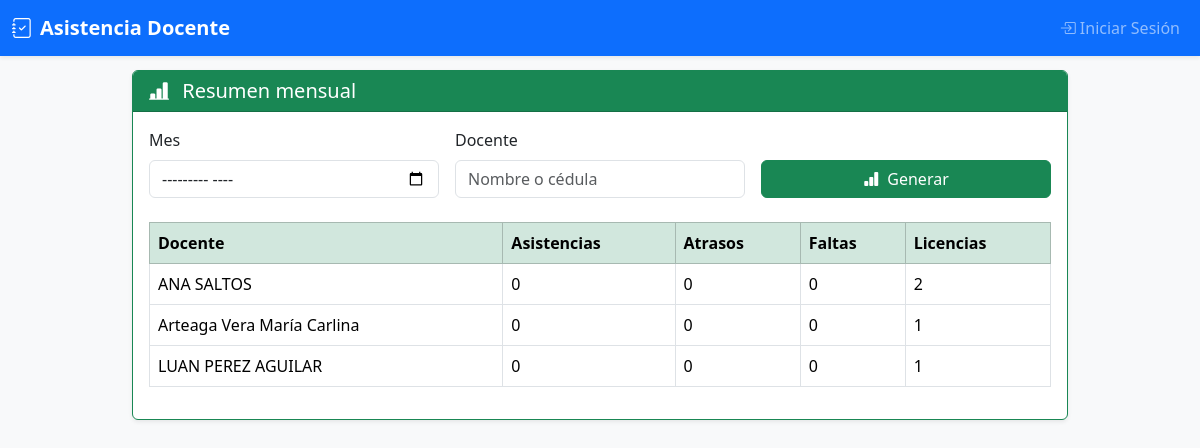
Screenshot of /reportes/resumen-mensual with the database file from the repository.
### models/docente.py (models this page shows, shortened)
class Docente(db.Model):
    __tablename__ = 'docentes'
    id = db.Column(db.Integer, primary_key=True)
    nombre = db.Column(db.String(100), nullable=False, index=True)
    cedula = db.Column(db.String(10), unique=True, nullable=False, index=True)   # Nueva columna
    telefono = db.Column(db.String(15), nullable=False)                          # Nueva columna
    correo = db.Column(db.String(120), unique=True, nullable=False, index=True)  # Nueva columna
    jornada = db.Column(db.String(20), nullable=False, index=True)  # matutina o vespertina
    qr_code_path = db.Column(db.String(200))
    activo = db.Column(db.Boolean, default=True, index=True)
    tipo = db.Column(db.String(20), nullable=False, index=True)  # DOCENTE, ADMINISTRATIVO, CONSERJE, DECE
    fecha_creacion = db.Column(db.DateTime, default=db.func.current_timestamp())
    fecha_actualizacion = db.Column(
        db.DateTime,
        default=db.func.current_timestamp(),
        onupdate=db.func.current_timestamp()
    )
    asistencias = db.relationship('Asistencia', backref='docente', lazy=True, cascade='all, delete-orphan')
    licencias = db.relationship('Licencia', back_populates='docente', cascade='all, delete-orphan')
    __table_args__ = (
        db.Index('idx_docente_activo_tipo', 'activo', 'tipo'),
        db.Index('idx_docente_jornada_activo', 'jornada', 'activo'),
        db.Index('idx_docente_nombre', 'nombre'),
    )

### blueprints/reportes/routes.py (the view)
@reportes_bp.route('/resumen-mensual')
def reporte_resumen_mensual():
    mes_str = request.args.get('mes', '').strip()  # formato esperado: YYYY-MM
    docente_filtro = request.args.get('docente', '').strip()
    try:
        if mes_str:
            año, mes_num = map(int, mes_str.split('-'))
            inicio_mes = date(año, mes_num, 1)
        else:
            hoy = date.today()
            año, mes_num = hoy.year, hoy.month
            inicio_mes = date(año, mes_num, 1)
            mes_str = inicio_mes.strftime('%Y-%m')
    except ValueError:
        flash("Formato de mes inválido. Usa YYYY-MM.", "danger")
        return redirect(url_for('reportes.reporte_resumen_mensual'))
    query = Asistencia.query.join(Docente).filter(
        extract('year', Asistencia.fecha) == año,
        extract('month', Asistencia.fecha) == mes_num
    )
    if docente_filtro:
        query = query.filter(Docente.nombre.ilike(f'%{docente_filtro}%'))
    registros = query.all()
    resumen = {}
    hora_referencia = datetime.strptime('08:00', '%H:%M').time()
    for r in registros:
        nombre = r.docente.nombre
        if nombre not in resumen:
            resumen[nombre] = {
                'asistencias': 0,
                'ausentes': 0,
                'pendientes': 0,
                'atrasos': 0
            }
        if r.estado == 'presente':
            resumen[nombre]['asistencias'] += 1
            if r.hora_entrada and r.hora_entrada > hora_referencia:
                resumen[nombre]['atrasos'] += 1
        elif r.estado == 'ausente':
            resumen[nombre]['ausentes'] += 1
        elif r.estado == 'pendiente':
            resumen[nombre]['pendientes'] += 1
    return render_template('reportes/resumen_mensual.html',
        resumen=resumen,
        mes=mes_str,
        docente=docente_filtro
    )

### templates/reportes/resumen_mensual.html (shortened to what this page needs)
{% extends 'base.html' %}
{% block content %}
<div class="card shadow-sm border-success">
  <div class="card-header bg-success text-white">
    <h5 class="mb-0"><i class="bi bi-bar-chart-line-fill me-2"></i> Resumen mensual</h5>
  </div>
  <div class="card-body">
    <form method="get" class="row g-3 mb-4">
      <div class="col-md-4">
        <label for="mes" class="form-label">Mes</label>
        <input type="month" class="form-control" id="mes" name="mes">
      </div>
      <div class="col-md-4">
        <label for="docente" class="form-label">Docente</label>
        <input type="text" class="form-control" id="docente" name="docente" placeholder="Nombre o cédula">
      </div>
      <div class="col-md-4 d-flex align-items-end">
        <button type="submit" class="btn btn-success w-100"><i class="bi bi-bar-chart-fill me-1"></i> Generar</button>
      </div>
    </form>
    <div class="table-responsive">
      <table class="table table-bordered table-hover align-middle">
        <thead class="table-success">
          <tr>
            <th>Docente</th>
            <th>Asistencias</th>
            <th>Atrasos</th>
            <th>Faltas</th>
            <th>Licencias</th>
          </tr>
        </thead>
        <tbody>
  {% for nombre, datos in resumen.items() %}
    <tr>
      <td>{{ nombre }}</td>
      <td>{{ datos.asistencias }}</td>
      <td>{{ datos.atrasos }}</td>
      <td>{{ datos.ausentes }}</td>
      <td>{{ datos.pendientes }}</td>
    </tr>
  {% else %}
    <tr><td colspan="5" class="text-center text-muted">Sin datos para el mes seleccionado</td></tr>
  {% endfor %}
</tbody>
      </table>
    </div>
  </div>
</div>
{% endblock %}

### templates/base.html (shortened to what this page needs)
<!DOCTYPE html>
<html lang="es">
<head>
  <link href="https://cdn.jsdelivr.net/npm/bootstrap@5.3.2/dist/css/bootstrap.min.css" rel="stylesheet">
  <link href="https://cdn.jsdelivr.net/npm/bootstrap-icons@1.10.5/font/bootstrap-icons.css" rel="stylesheet">
  <link href="https://cdn.jsdelivr.net/npm/select2@4.1.0-rc.0/dist/css/select2.min.css" rel="stylesheet" />
</head>
<body>
  <nav class="navbar navbar-expand-lg navbar-dark bg-primary fixed-top shadow-sm">
    <div class="container-fluid">
      <a class="navbar-brand" href="{{ url_for('dashboard.index') }}">
        <i class="bi bi-journal-check me-2"></i>Asistencia Docente
      </a>
      <div class="collapse navbar-collapse" id="navbarNav">
        <ul class="navbar-nav ms-auto">
          {% if current_user.is_authenticated %}
            <li class="nav-item"><a class="nav-link" href="{{ url_for('docentes.index') }}"><i class="bi bi-person-badge-fill me-1"></i>Docentes</a></li>
            <li class="nav-item"><a class="nav-link" href="{{ url_for('asistencia.reportes') }}"><i class="bi bi-clock-history me-1"></i>Asistencia</a></li>
            <li class="nav-item"><a class="nav-link" href="{{ url_for('licencias.index') }}"><i class="bi bi-file-earmark-text me-1"></i>Licencias</a></li>
            <li class="nav-item"><a class="nav-link" href="{{ url_for('reportes.reporte_incumplimientos') }}"><i class="bi bi-bar-chart-fill me-1"></i>Reportes</a></li>
            <li class="nav-item dropdown">
              <a class="nav-link dropdown-toggle" href="#" id="navbarDropdown" role="button"
                 data-bs-toggle="dropdown" aria-expanded="false">
                <i class="bi bi-person-circle me-1"></i>{{ current_user.username }}
              </a>
              <ul class="dropdown-menu dropdown-menu-end" aria-labelledby="navbarDropdown">
                <li><a class="dropdown-item" href="{{ url_for('auth.profile') }}"><i class="bi bi-person me-2"></i>Perfil</a></li>
                {% if current_user.is_admin() %}
                <li><a class="dropdown-item" href="{{ url_for('auth.users') }}"><i class="bi bi-people me-2"></i>Usuarios</a></li>
                {% endif %}
                <li><hr class="dropdown-divider"></li>
                <li><a class="dropdown-item" href="{{ url_for('auth.logout') }}"><i class="bi bi-box-arrow-right me-2"></i>Cerrar Sesión</a></li>
              </ul>
            </li>
          {% else %}
            <li class="nav-item"><a class="nav-link" href="{{ url_for('auth.login') }}"><i class="bi bi-box-arrow-in-right me-1"></i>Iniciar Sesión</a></li>
          {% endif %}
        </ul>
      </div>
    </div>
  </nav>
  <div class="container">
    {% block content %}{% endblock %}
  </div>
</body>
</html>

### templates/base.html (style rules this page uses)
body { padding-top: 70px; background-color: #f8f9fa; }
.container { max-width: 960px; }
.navbar-brand { font-weight: 600; }
.nav-link { font-weight: 500; }

### rows the page displays
Docente: nombre "ANA SALTOS", asistencias "0", atrasos "0", ausentes "0", pendientes "2"
Docente: nombre "Arteaga Vera María Carlina", asistencias "0", atrasos "0", ausentes "0", pendientes "1"
Docente: nombre "LUAN PEREZ AGUILAR", asistencias "0", atrasos "0", ausentes "0", pendientes "1"
